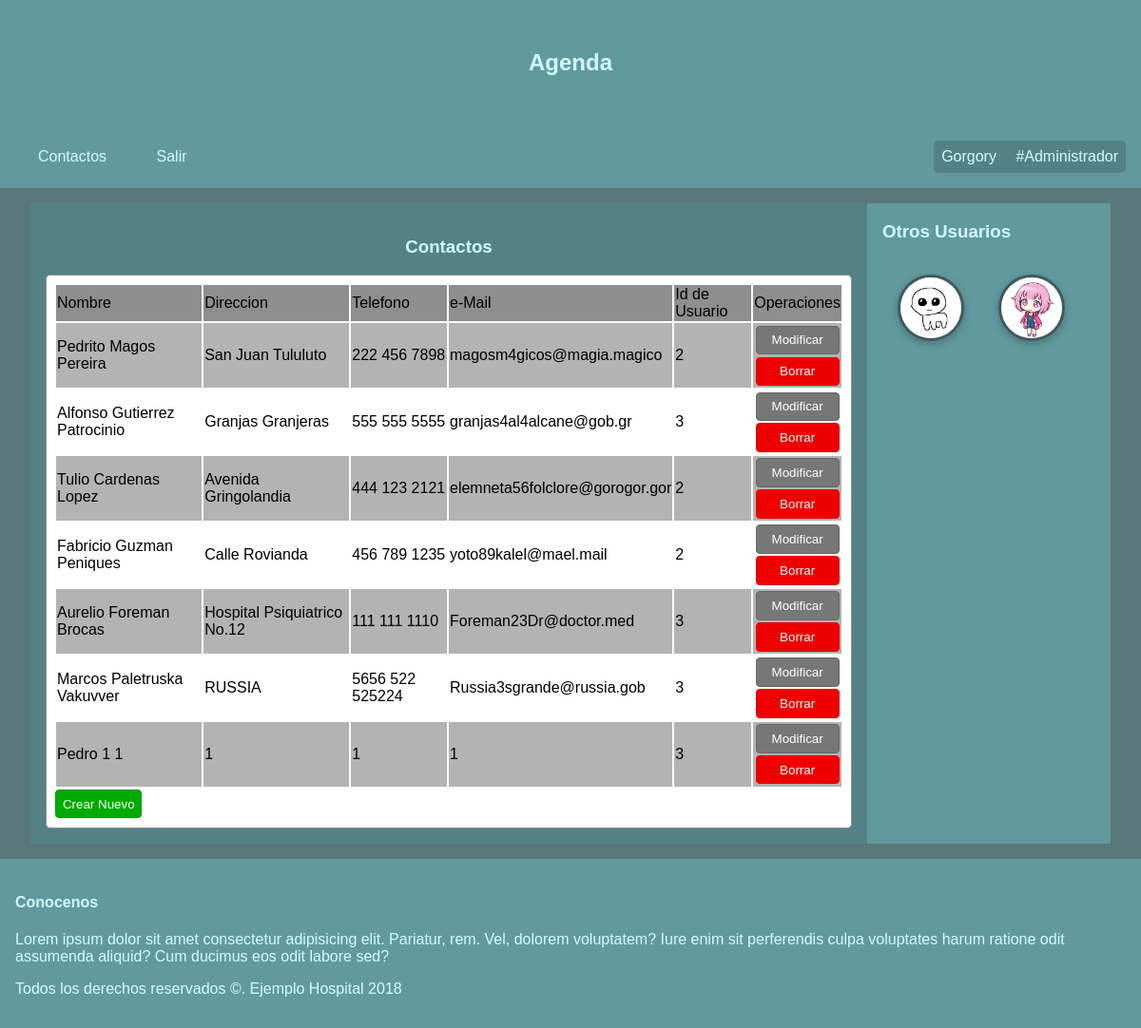
Screenshot of /mostrarcon.php (signed in) with the database file from the repository.
### tables this page shows
CREATE TABLE `contactos` (
  `Id` int(6) NOT NULL,
  `nombre` varchar(40) NOT NULL,
  `apellidop` varchar(40) NOT NULL,
  `apellidom` varchar(40) NOT NULL,
  `direccion` varchar(40) NOT NULL,
  `telefono` varchar(40) NOT NULL,
  `email` varchar(40) NOT NULL,
  `CveUser` int(6) NOT NULL
);

### model/User.php (called while the page is built, shortened)
<?php
include_once("Access_data.php");
include_once("Contactos.php");
class User
{
    private $nClave = 0;
    private $sName = "";
    private $iType = 0;
    function getClave()
    {
        return $this->nClave;
    }
    function getName()
    {
        return $this->sName;
    }
    function getType(){
        return $this->iType;
    }
}
?>

### model/Contactos.php (called while the page is built, shortened)
<?php
class Contactos
{
    protected $iid = 0;
    protected $sNombre = "";
    protected $sApep = "";
    protected $sApem = "";
    protected $sDireccion = "";
    protected $sTelefono = "";
    protected $sEmail = "";
    protected $CveUser = 0;
    function getId()
    {
        return $this->iid;
    }
    function setId($piId)
    {
        $this->iid = $piId;
    }
    function setNombre($psNombre)
    {
        $this->sNombre = $psNombre;
    }
    function setApep($psApep)
    {
        $this->sApep = $psApep;
    }
    function setApem($psApem)
    {
        $this->sApem = $psApem;
    }
    function getDireccion()
    {
        return $this->sDireccion;
    }
    function setDireccion($psDireccion)
    {
        $this->sDireccion = $psDireccion;
    }
    function getTelefono()
    {
        return $this->sTelefono;
    }
    function setTelefono($psTelefono)
    {
        $this->sTelefono = $psTelefono;
    }
    function getEmail()
    {
        return $this->sEmail;
    }
    function setEmail($psEmail)
    {
        $this->sEmail = $psEmail;
    }
    function getCveUser()
    {
        return $this->CveUser;
    }
    function setCveUser($pCveUser)
    {
        $this->CveUser = $pCveUser;
    }
    function getNombreC()
    {
        return $this->sNombre . " " . $this->sApep . " " . $this->sApem;
    }
    function searchAll($pitype, $piiduser)
    {
        $oAccessData = new AccessData();
        $j = 0;
        $arrResultado = [];
        if ($oAccessData->connect()) {
            $sQuery = "SELECT Id, nombre, apellidop, apellidom, direccion, telefono, email, CveUser
        FROM contactos";
            $arrRS = $oAccessData->runQuery($sQuery);
            if ($arrRS) {
                foreach ($arrRS as $aLinea) {
                    $oContacts = new Contactos();
                    $oContacts->setId($aLinea[0]);
                    $oContacts->setNombre($aLinea[1]);
                    $oContacts->setApep($aLinea[2]);
                    $oContacts->setApem($aLinea[3]);
                    $oContacts->setDireccion($aLinea[4]);
                    $oContacts->setTelefono($aLinea[5]);
                    $oContacts->setEmail($aLinea[6]);
                    $oContacts->setCveUser($aLinea[7]);
                    $arrResultado[$j] = $oContacts;
                    $j++;
                }
            } else {
                $arrResultado = false;
            }
        }
        return $arrResultado;
    }
}
?>

### model/Access_data.php (called while the page is built, shortened)
<?php
class AccessData
{
    private $oConection = null;
    function connect()
    {
        $bRet = false;
        try {
            $this->oConection = new PDO("mysql:host=localhost;dbname=agendausers", "root", "", array(PDO::MYSQL_ATTR_INIT_COMMAND => "SET NAMES 'UTF8'"));
            $bRet = true;
        } catch (Exception $e) {
            throw $e;
        }
        return $bRet;
    }
    function disconnect()
    {
        $bRet = true;
        if($this->oConection != null){
            $this->oConection = null;
        }
        return $bRet;
    }
    function runQuery($psConsult){
        $arrRS = null;
        $rst = null;
        $i = 0;
        $j = 0;
		try {
			$rst = $this->oConection->query($psConsult);
		} catch (Exception $e) {
			throw $e;
		}
		if ($rst) {
			foreach ($rst as $oLinea) {
				foreach ($oLinea as $llave => $sValCol) {
					if (is_string($llave)) {
						$arrRS[$i][$j] = $sValCol;
						$j++;
					}
				}
				$j = 0;
				$i++;
			}
		}
		return $arrRS;
    }
}
?>

### mostrarcon.php (the view, shortened to what this page needs)
<?php
include_once("model/User.php");
include_once("model/Contactos.php");
$j = 0;
$sErr = "";
$arrContactos = null;
$oUsu = new User();
$oContact = new Contactos();
if (isset($_SESSION["usu"]) && !empty($_SESSION["usu"])) {
    $oUsu = $_SESSION["usu"];
    try {
        $arrContactos = $oContact->searchAll($oUsu->getType(), $oUsu->getClave());
    } catch (Exception $e) {
        error_log($e->getFile() . " " . $e->getLine() . " " . $e->getMessage(), 0);
        $sErr = "Error en la base de datos, comunicarse con el aministrador " . $e->getFile() . " " . $e->getLine() . " " . $e->getMessage();
    }
} else {
    $sErr = "Falta establecer el login";
}
if ($sErr == "") {
    include_once("menu.php");
} else {
    header("Location: error.php?sError=" . $sErr);
    exit();
}
?>
<main>
    <section id="tablas">
        <h3>Contactos</h3>
        <form method="post" name="FormTabla" action="formcontacto.php">
            <table>
                <tr>
                    <td>Nombre</td>
                    <td>Direccion</td>
                    <td>Telefono</td>
                    <td>e-Mail</td>
                    <?php
                    if ($oUsu->getType() == User::ADMIN_USER) {
                        ?>
                        <td>Id de Usuario</td>
                        <?php
                    } ?>
                    <td>Operaciones</td>
                </tr>
                <?php
                if ($arrContactos != null) {
                    foreach ($arrContactos as $oContact) {
                        ?>
                        <tr id="<?php echo 'cont-' . $j ?>">
                            <td><?php echo $oContact->getNombreC(); ?></td>
                            <td><?php echo $oContact->getDireccion(); ?></td>
                            <td><?php echo $oContact->getTelefono(); ?></td>
                            <td><?php echo $oContact->getEmail(); ?></td>
                            <?php
                            if ($oUsu->getType() == User::ADMIN_USER) {
                                ?>
                                <td><?php echo $oContact->getCveUser(); ?></td>
                                <?php
                            }
                            ?>
                            <td class="Btin">
                                <input type="submit" class="Md" value="Modificar" name="submit"
                                    onClick="txtClave.value=<?php echo $oContact->getId(); ?>; txtOpe.value='m';">
                                <input type="submit" class="Br" value="Borrar" name="submit"
                                    onClick="txtClave.value=<?php echo $oContact->getId(); ?>; txtOpe.value='b';">
                            </td>
                        </tr>
                        <?php
                        $j++;
                    }
                } else {
                    ?>
                    <tr>
                        <td colspan="2">No hay datos</td>
                    </tr>
                    <?php
                }
                ?>
            </table>
            <input type="submit" id="Cn" name="submit" value="Crear Nuevo"
                onClick="txtClave.value='-1';txtOpe.value='a'">
        </form>
    </section>

### menu.php (shortened to what this page needs)
<?php
include_once("model/User.php");
?>
<nav>
    <?php
    if (isset($_SESSION["tipo"])) {
        ?>
        <ul>
            <li><a href="mostrarcon.php">Contactos</a></li>
            <li><a href="logout.php">Salir</a></li>
        </ul>
        <ul id="ss">
            <li><?php echo $_SESSION["usu"]->getName();?></li>
            <li>#<?php echo $_SESSION["usu"]->getType() == User::ADMIN_USER ? 'Administrador' : 'Usuario';?></li>
        </ul>
        <?php
    }
    ?>
</nav>

### css/styles.css (style rules this page uses)
body { background-color: #5a777a; font-family: Verdana, Geneva, Tahoma, sans-serif; margin: 0; color: #d2fbff; }
header { padding: 2em 0; text-align: center; background-color: #61999f; }
footer { padding: .5em 0; }
nav { background-color: #61999f; padding: 1em; margin: 0; display: flex; flex-direction: row; justify-content: space-between; align-items: center; }
nav ul { margin: 0; padding: 0; }
nav li { display: inline-block; list-style: none; padding: .5em; }
nav li a { text-decoration: none; padding: 1em; color: #d2fbff; border-radius: 1em; transition-duration: 500ms; }
nav #ss { background-color: #548186; border-radius: .3em; }
main { margin: 1em 2em 1em 2em; display: flex; flex-direction: row; min-height: 23em; }
main section { background-color: #548186; flex: 7; display: flex; justify-content: center; padding: 1em; }
#tablas { justify-content: normal; flex-direction: column; align-items: center; }
#tablas form { background-color: #fff; border: 1px solid #8e8e8e; padding: .5em; color: #000; border-radius: .3em; }
tr:first-child { background-color: #8e8e8e; }
tr:nth-child(even) { background-color: #b3b3b3; }
.Md, .Br, #Cn, #FrmB1, #FrmB2 { padding: .5em; margin: .1em; border-radius: .3em; color: #fff; transition-duration: 200ms; }
.Btin { display: flex; flex-direction: column; }
.Md { background-color: #777; border: 1px solid #666; }
.Br, #FrmB2 { background-color: #e00; border: 1px solid #d00; }
#Cn, #FrmB1 { background-color: #0a0; border: 1px solid #090; transition-duration: 200ms; }
aside { background-color: #61999f; min-width: 15em; padding-left: 1em; }
aside .usuarios { max-width: 4em; border-radius: 50%; box-shadow: #0000003d 0px 3px 8px; border: 3px solid #43585b; margin: 1em; transition: 500ms; }
footer { background-color: #61999f; padding: 1em; }

### rows the page displays
contactos: $oContact->getNombreC() "Pedrito Magos Pereira", direccion "San Juan Tululuto", telefono "222 456 7898", email "magosm4gicos@magia.magico", CveUser "2"
contactos: $oContact->getNombreC() "Alfonso Gutierrez Patrocinio", direccion "Granjas Granjeras", telefono "555 555 5555", email "granjas4al4alcane@gob.gr", CveUser "3"
contactos: $oContact->getNombreC() "Tulio Cardenas Lopez", direccion "Avenida Gringolandia", telefono "444 123 2121", email "elemneta56folclore@gorogor.gor", CveUser "2"
contactos: $oContact->getNombreC() "Fabricio Guzman Peniques", direccion "Calle Rovianda", telefono "456 789 1235", email "yoto89kalel@mael.mail", CveUser "2"
contactos: $oContact->getNombreC() "Aurelio Foreman Brocas", direccion "Hospital Psiquiatrico No.12", telefono "111 111 1110", email "Foreman23Dr@doctor.med", CveUser "3"
contactos: $oContact->getNombreC() "Marcos Paletruska Vakuvver", direccion "RUSSIA", telefono "5656 522 525224", email "Russia3sgrande@russia.gob", CveUser "3"
contactos: $oContact->getNombreC() "Pedro 1 1", direccion "1", telefono "1", email "1", CveUser "3"

### other values shown
$_SESSION["usu"]->getName() "Gorgory"
